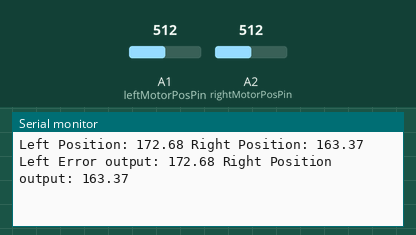
Simulated run of this program. Board: Arduino MKR. On the bench: the last lines printed to the serial monitor. Inputs (shaded band) come from the test bench; at power-on: A1 (leftMotorPosPin) = 512, A2 (rightMotorPosPin) = 512.

Above: at 1.2 s.
1.3 s: A1 (leftMotorPosPin) set to 716
At 1.56 s:
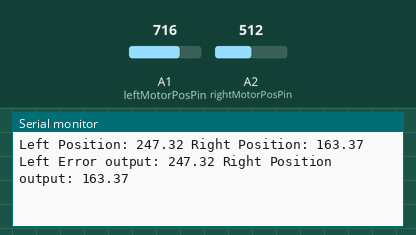
2.8 s: A2 (rightMotorPosPin) set to 716
At 2.97 s:
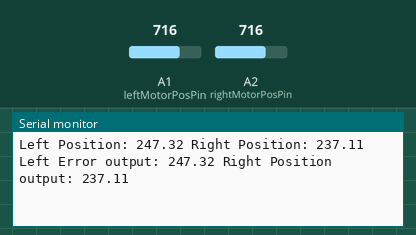
4.3 s: A1 (leftMotorPosPin) set to 900
At 4.38 s:
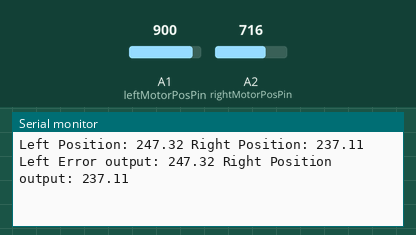
5.8 s: A2 (rightMotorPosPin) set to 900
At 5.99 s:
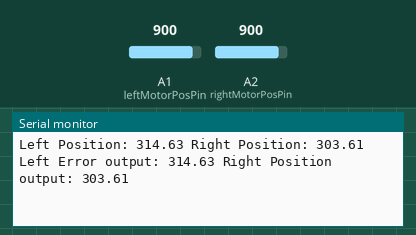
Timing chart, 0 to 8.3 s (numbered marks = the images above; inputs shaded):
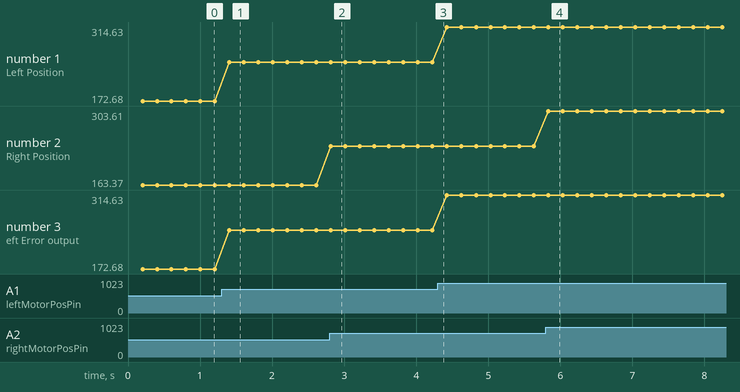

The program:

main.cpp
```cpp
#include <Arduino.h>
#include "actuator.h"
#include "delayTrigger.h"
#include "canHandler.h"
#include <CAN.h>
#include "filter.h"

static const u_int8_t leftMotorPosPin = A1;
static const u_int8_t rightMotorPosPin = A2;

const int16_t strokeLength_mm = 300;
servoCityActuator leftCylinder(40,860,strokeLength_mm); //CAN CHANNEL 2 A2
servoCityActuator rightCylinder(60,890,strokeLength_mm); //CAN CHANNEL 1 A1

canProcessor canHandler;

const int8_t mainLoopTime = 1; //Main loop samples and gets the velcoty and position estimate every
delayTrigger mainLoop(mainLoopTime);
delayTrigger torqueLoop(50);
const int16_t postionLoopTime = 200;
delayTrigger positionLoop(postionLoopTime);

int32_t thisTick = 0;
int16_t positionSetPoint = 100;


float rightPostionErrorOutput = 0;
float leftPositionErrorOutput = 0;

averageCalc rightPosAvg(postionLoopTime/mainLoopTime);
float currentRightAveragePos = 0;
averageCalc leftPosAvg(postionLoopTime/mainLoopTime);
float currentLeftAveragePos = 0;

void setup()
{
  Serial.begin(115200);


  if(!CAN.begin(500E3))
{
    while(1);
}

  leftCylinder.setTorquePID( 50, 0, 0, 50, -1000, 1000); //Will command a torque to keep a speed
  rightCylinder.setTorquePID( 50, 0, 0, 50, -1000, 1000); //Will command a torque to keep a speed

  leftCylinder.setPositionPID(25 , 0, 0, 50, -1000, 1000); //Will command a torque to keep a speed
  rightCylinder.setPositionPID(25 , 0, 0, 50, -1000, 1000); //Will command a torque to keep a speed
}

void loop()
{

thisTick = millis();

if(mainLoop.trigger(thisTick))
{
  leftCylinder.getSpeedAndPosition(analogRead(leftMotorPosPin), thisTick);
  rightCylinder.getSpeedAndPosition(analogRead(rightMotorPosPin), thisTick);

  currentRightAveragePos = rightPosAvg.getAverage(rightCylinder.position_mm);
  currentLeftAveragePos = leftPosAvg.getAverage(leftCylinder.position_mm);

}

if( torqueLoop.trigger(thisTick) )
{
  //Look at the left vs right positon and adjust accordingly

  //If the right is closer than the left to the set point than the right needs to slow down
  if( abs(positionSetPoint-currentRightAveragePos) > abs(positionSetPoint-currentLeftAveragePos) )
  {
    if(rightPostionErrorOutput > 0)//Postion Command
    {
      rightPostionErrorOutput = rightPostionErrorOutput - abs(currentRightAveragePos-currentLeftAveragePos) * (200/5); //reduce command by a 1000 if at 5mm
    }
    else
    {
      rightPostionErrorOutput = rightPostionErrorOutput + abs(currentRightAveragePos-currentLeftAveragePos) * (200/5); //reduce command by a 1000 if at 5mm
    }
  }
  //else the left is closer to the set point and the needs to slow down
  else
  {
    if(leftPositionErrorOutput > 0)//Postion Command
    {
      leftPositionErrorOutput = leftPositionErrorOutput - abs(currentRightAveragePos-currentLeftAveragePos) * (1000/5); //reduce command by a 1000 if at 5mm
    }
    else
    {
      leftPositionErrorOutput = leftPositionErrorOutput + abs(currentRightAveragePos-currentLeftAveragePos) * (1000/5); //reduce command by a 1000 if at 5mm
    }
  }

  canHandler.updateGoCommandCAN(leftPositionErrorOutput, rightPostionErrorOutput);

  //Send the go command for
  CAN.beginPacket(speedID);
  CAN.write(canHandler.rawCommandArray[0]);
  CAN.write(canHandler.rawCommandArray[1]);
  CAN.write(canHandler.rawCommandArray[2]);
  CAN.write(canHandler.rawCommandArray[3]);
  CAN.write(canHandler.rawCommandArray[4]);
  CAN.write(canHandler.rawCommandArray[5]);
  CAN.write(canHandler.rawCommandArray[6]);
  CAN.write(canHandler.rawCommandArray[7]);
  CAN.endPacket();
}

if( positionLoop.trigger(thisTick))
{
  Serial.print("Left Position: "); Serial.print(leftCylinder.position_mm); Serial.print(" Right Position: "); Serial.print(rightCylinder.position_mm);
  Serial.print(" Left Error output: "); Serial.print(leftPosAvg.getAverage(leftCylinder.position_mm)); Serial.print(" Right Position output: "); Serial.print(rightPosAvg.getAverage(rightCylinder.position_mm));
  Serial.println();

  //Get the position error
  rightPostionErrorOutput = rightCylinder.setPosition(positionSetPoint, currentRightAveragePos, thisTick, 2);
  leftPositionErrorOutput = leftCylinder.setPosition(positionSetPoint, currentLeftAveragePos, thisTick, 2);
}

}
```

actuator.cpp
```cpp
#include "actuator.h"
#include <arduino.h>

servoCityActuator::servoCityActuator(uint16_t ZERO_OFFFSET, uint16_t EXTEND_OFFSET, float STROKE_MM)
{
    zeroOffset = ZERO_OFFFSET;
    extendedOffset = EXTEND_OFFSET;
    strokeMM = STROKE_MM;
}

void servoCityActuator::getSpeedAndPosition(uint16_t adcCount, int32_t thisTime)
{
    //Add sliding dead ban
    position_mm = map(adcCount, zeroOffset, extendedOffset, 0, strokeMM);
    if( !( abs((position_mm-lastPosition)) > 0.5) )
    {
        //Don't update the positin and if it hasn't moved the velocity is zero
        position_mm = lastPosition;
    }
    velocity_mm_per_sec = (position_mm - lastPosition) / (((float)thisTime - lastTime)/1000);
    lastPosition = position_mm;
    lastTime = thisTime;
}


float servoCityActuator::map(float in, float inMin, float inMax, float outMin, float outMax)
{
    return (in - inMin) * (outMax - outMin) / (inMax - inMin) + outMin;
}

void servoCityActuator::setTorquePID(float KP, float KI, float KD, float windUpPercent,float min_Output,float max_Output)
{
    torquePID.setPID(KP, KI, KD, windUpPercent, min_Output, max_Output);
}

void servoCityActuator::setPositionPID(float KP, float KI, float KD, float windUpPercent,float min_Output,float max_Output)
{
    positionPID.setPID(KP, KI, KD, windUpPercent, min_Output, max_Output);
}

float servoCityActuator::setTorque(float toqrueSP, float torqueMeasured, int32_t thisTime)
{
    return( torquePID.getControlOutput(toqrueSP, torqueMeasured, thisTime) );
}

float servoCityActuator::setPosition(float positionSP_mm, float postionMeas_mm, int32_t thisTick, int16_t deadBan)
{
    if( abs( postionMeas_mm-positionSP_mm) > deadBan)
    {
        return( positionPID.getControlOutput(positionSP_mm, postionMeas_mm, thisTick) );
    }
    else
    {
        return(0);
    }
}


PID::PID()
{
    currentError = 0;
    integralError = 0;
    derivitieError = 0;
}

void PID::setPID(float postionGain, float integralGain, float derivitiveGain, float windUpPercent,float min_Output,float max_Output)
{
    Kp = postionGain;
    Ki = integralGain;
    Kd = derivitiveGain;
    antiWindUp = windUpPercent;
    minOutput = min_Output;
    maxOutput = max_Output;
}

float PID::getControlOutput(float setPoint, float measuredValue, uint32_t thisTick)
{
    //Proportional error
    currentError = setPoint - measuredValue;

    //Integral error
    integralError += currentError;
    if (integralError >= maxOutput)
    {
        integralError = (antiWindUp * maxOutput ) / 100;
    }
    else if (integralError <= minOutput)
    {
        integralError = ( antiWindUp * minOutput) / 100;
    }

    derivitieError = currentError - lastError;

    deltaT = thisTick - lastTime;

    commandOutput = Kp*currentError + (Ki*deltaT)*integralError + (Kd/deltaT)*derivitieError; //PID control compute
    if (commandOutput >= maxOutput)
    {
        commandOutput = maxOutput;
    }
    else if (commandOutput <= minOutput)
    {
        commandOutput = minOutput;
    }

    lastError = currentError;
    lastTime = thisTick;

    return(commandOutput);
}

averageCalc::averageCalc(int8_t samplesToAverage)
{
    samples = samplesToAverage;
    sumOfValues = 0;
    currentAverage = 0;
}

float averageCalc::getAverage(float newValue)
{
    samplesCounter++;
    sumOfValues+=newValue;

    if(samplesCounter>samples)
    {
        currentAverage = sumOfValues/samplesCounter;
        samplesCounter = 0;
        sumOfValues = 0;
    }

    return( currentAverage );
}
```

actuator.h
```cpp
#include <inttypes.h>

#define MAX_LINEAR_SPEED_MM_PER_S (8)


class PID
{
    public:
        PID();
        void setPID(float postionGain, float integralGain, float derivitiveGain, float windUpPercent,float min_Output,float max_Output);
        float getControlOutput(float setPoint, float measuredValue, uint32_t thisTick);

        float Kp;
        float Ki;
        float Kd;
        float antiWindUp;
        float minOutput;
        float maxOutput;
        float commandOutput;
        float currentError;


    private:

        int32_t deltaT;
        float integralError;
        float lastError;
        float derivitieError;
        uint32_t lastTime;
};

class servoCityActuator
{
    public:
        servoCityActuator(uint16_t ZERO_OFFSET, uint16_t EXTENT_OFFSET, float STROKE_MM);
        void getSpeedAndPosition(uint16_t adcCount, int32_t thisTime);
        float setTorque(float toqrueSP,  float measuredTorque, int32_t thisTime);
        void setTorquePID(float KP, float KI, float KD, float windUpPercent,float min_Output,float max_Output);
        float setPosition(float positionSP_mm, float postionMeas_mm, int32_t thisTick, int16_t deadBan);
        void setPositionPID(float KP, float KI, float KD, float windUpPercent,float min_Output,float max_Output);

        float velocity_mm_per_sec;
        float speedMeasured_mm_per_sec;
        float position_mm;
        PID torquePID;
        PID positionPID;

        float map(float in, float inMin, float inMax, float outMin, float outMax);
        uint16_t zeroOffset;
        uint16_t extendedOffset;
        float strokeMM;
        int32_t lastTime;
        float lastPosition;


    private:


};

class syncCyliners
{
    public:
        syncCyliners(servoCityActuator leftCyliner, servoCityActuator rightCylinder);
};


class averageCalc
{
    public:
        averageCalc(int8_t samplesToAverage);
        float getAverage(float newValue);

    private:
        int8_t samples;
        float sumOfValues;
        int8_t samplesCounter;
        float currentAverage;
};
```

canHandler.cpp
```cpp
#include "canHandler.h"
#include <string.h>

canProcessor::canProcessor()
{
    memset(rawSpeedArray, 0, sizeof(rawSpeedArray));
    memset(rawCommandArray, 0, sizeof(rawCommandArray));
    memset(rawAccelArray, 0, sizeof(rawAccelArray));

    memset(sdoTxDataArray, 0, sizeof(sdoTxDataArray));
    memset(sdoRxDataArray, 0, sizeof(sdoRxDataArray));

    newDataFlag = false;

    rightMotorCan.physRotPerSec = 0;
    rightMotorCan.physCommand = 0;

    leftMotorCan.physRotPerSec = 0;
    leftMotorCan.physCommand = 0;
}

int32_t canProcessor::swap_int32( int32_t val )
{
    val = ((val << 8) & 0xFF00FF00) | ((val >> 8) & 0xFF00FF );
    return (val << 16) | ((val >> 16) & 0xFFFF);
}

void canProcessor::floatToArrayLittleEndian(float data, uint8_t *p_dataArray)
{
    *p_dataArray = (uint8_t) ((int32_t)data & 0xFF);
    *(p_dataArray+1) = (uint8_t) ((int32_t)data >> 8);
    *(p_dataArray+2) = (uint8_t) ((int32_t)data >> 16);
    *(p_dataArray+3) = (uint8_t) ((int32_t)data >> 24);
}


void canProcessor::updateGoCommandCAN(float leftTorque,float rihtTorque)
{
    //Have to scale the comand to -1000 to 1000 which represents the max RPM

    #if 0
    rawCommandArray[7] = (uint8_t) ((int32_t)vl >> 24);
    rawCommandArray[6] = (uint8_t) ((int32_t)vl >> 16);
    rawCommandArray[5] = (uint8_t) ((int32_t)vl >> 8);
    rawCommandArray[4] = (uint8_t) ((int32_t)vl & 0xFF);

    rawCommandArray[3] = (uint8_t) ((int32_t)vr >> 24);
    rawCommandArray[2] = (uint8_t) ((int32_t)vr >> 16);
    rawCommandArray[1] = (uint8_t) ((int32_t)vr >> 8);
    rawCommandArray[0] = (uint8_t) ((int32_t)vr & 0xFF);
    #endif

    floatToArrayLittleEndian(leftTorque, &rawCommandArray[0]);
    floatToArrayLittleEndian(rihtTorque, &rawCommandArray[4]);
}

void canProcessor::rawToPhys()
{
    leftMotorCan.physRotPerSec = (int32_t)rawSpeedArray[7] << 24;
    leftMotorCan.physRotPerSec |= (int32_t)rawSpeedArray[6] << 16;
    leftMotorCan.physRotPerSec |= (int32_t)rawSpeedArray[5] << 8;
    leftMotorCan.physRotPerSec |= (int32_t)rawSpeedArray[4] << 0;

    rightMotorCan.physRotPerSec = (int32_t)rawSpeedArray[3] << 24;
    rightMotorCan.physRotPerSec |= (int32_t)rawSpeedArray[2] << 16;
    rightMotorCan.physRotPerSec |= (int32_t)rawSpeedArray[1] << 8;
    rightMotorCan.physRotPerSec |= (int32_t)rawSpeedArray[0] << 0;
}
```

canHandler.h
```cpp
#include <inttypes.h>

#define speedID 0x201L

class canProcessor{

    public:
        canProcessor();
        void rawToPhys();
        void physToRaw();
        void updateGoCommandCAN(float leftTorque,float rihtTorque);
        int32_t swap_int32( int32_t val );
        void floatToArrayLittleEndian(float data, uint8_t *p_dataArray);

        uint8_t rawSpeedArray[8];
        uint8_t rawCommandArray[8];
        uint8_t rawAccelArray[8];
        uint8_t sdoTxDataArray[8];
        uint8_t sdoRxDataArray[8];
        bool newDataFlag;

        typedef struct{
            int32_t physRotPerSec;
            int32_t physCommand;
        }motorDef;

        motorDef rightMotorCan;
        motorDef leftMotorCan;

    private:

};
```

delayTrigger.cpp
```cpp
#include "delayTrigger.h"


delayTrigger::delayTrigger(uint32_t cycleTime)
{
    lastTime = 0;
    _cycleTime = cycleTime;
}


bool delayTrigger::trigger(uint32_t currentTime)
{
    if((currentTime - lastTime) > _cycleTime)
    {
        lastTime = currentTime;
        return(true);
    }
    else
    {
        return(false);
    }
}
```

delayTrigger.h
```cpp
#include <intTypes.h>

class delayTrigger
{
    public:
    delayTrigger(uint32_t _cycleTime);
    bool trigger(uint32_t currentTime);

    private:
    uint32_t _cycleTime = 1000;
    uint32_t lastTime;
};
```

filter.cpp
```cpp
#include "filter.h"

LowPass::LowPass(float f0, float fs){
    // f0: cutoff frequency (Hz)
    // fs: sample frequency (Hz)
    // adaptive: boolean flag, if set to 1, the code will automatically set
    // the sample frequency based on the time history.
    omega0 = 6.28318530718*f0;
    dt = 1.0/fs;
    tn1 = -dt;
    for(int k = 0; k < 1+1; k++){
    x[k] = 0;
    y[k] = 0;
    }
    setCoef();
}

void LowPass::setCoef(){
    float alpha = omega0*dt;

    a[0] = -(alpha - 2.0)/(alpha+2.0);
    b[0] = alpha/(alpha+2.0);
    b[1] = alpha/(alpha+2.0);

}

float LowPass::filt(float xn){
    // Provide me with the current raw value: x
    // I will give you the current filtered value: y

    y[0] = 0;
    x[0] = xn;
    // Compute the filtered values
    for(int k = 0; k < 1; k++){
    y[0] += a[k]*y[k+1] + b[k]*x[k];
    }
    y[0] += b[1]*x[1];

    // Save the historical values
    for(int k = 1; k > 0; k--){
    y[k] = y[k-1];
    x[k] = x[k-1];
    }

    // Return the filtered value
    return y[0];
}
```

filter.h
```cpp
class LowPass
{
  private:
    float a[1];
    float b[1+1];
    float omega0;
    float dt;
    bool adapt;
    float tn1 = 0;
    float x[1+1]; // Raw values
    float y[1+1]; // Filtered values

  public:
    LowPass(float f0, float fs);
    void setCoef();
    float filt(float xn);
};
```

Measured:
- after the input at 1.3 s, the serial monitor: prints a new line after 0.11 s (image 1)
- after the input at 2.8 s, the serial monitor: prints a new line at once (image 2)
- after the input at 5.8 s, the serial monitor: prints a new line at once (image 4)
- plotted number 1: 172.68 → 247.32 after the input at 1.3 s, 247.32 → 314.63 after the input at 4.3 s
- plotted number 2: 163.37 → 237.11 after the input at 2.8 s, 237.11 → 303.61 after the input at 5.8 s
- plotted number 3: 172.68 → 247.32 after the input at 1.3 s, 247.32 → 314.63 after the input at 4.3 s
